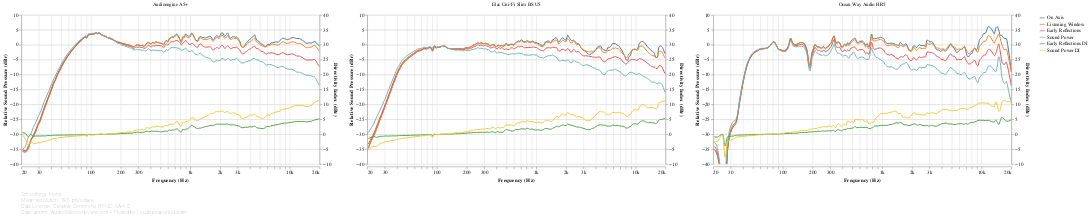

Notebook code for this chart:
### Markdown cell above
## Spinorama

The famous CEA/CTA-2034 charts, popularized by Dr. Floyd Toole. These provide a good summary of the measurements from a perceptual perspective. Speakers are presented side-by-side for easy comparison.

The curves that make up this chart are described in more detail in the following sections.

Remember:
 - **All the charts are interactive.** Use the mousewheel to zoom, and drag & drop to pan. Click on a legend entry to highlight a single response; hold shift to highlight multiple responses. Double-click to reset the view. (PROTIP: to quickly switch back and forth between speakers, select the speaker dropdown, then use the left-right arrow keys on your keyboard.)
 - **Charts will not be generated if the section they're under is folded while the notebook is running.** To manually load a chart after running the notebook, click on the square to the left of the *Show Code* button. Or simply use *Run all* again after unfolding the section.

### Code cell
#@markdown
frequency_response_db_chart(
    speakers_fr_ready.pipe(lsx.pd.remap_columns, {
        ('CEA2034', 'On Axis'): 'On Axis',
        ('CEA2034', 'Listening Window'): 'Listening Window',
        ('CEA2034', 'Early Reflections'): 'Early Reflections',
        ('CEA2034', 'Sound Power'): 'Sound Power',
        ('Directivity Index', 'Early Reflections DI'): 'Early Reflections DI',
        ('Directivity Index', 'Sound Power DI'): 'Sound Power DI',
    }),
    lambda chart: lsx.util.pipe(chart
        .encode(key_color()),
        # To make the Y axes independent, `.resolve_scale()` has to be used *before
        # and after* `.facet()`. (In Vega terms, there needs to be a Resolve property
        # in *every* view composition specification.)
        #  - If the first `.resolve_scale()` is removed from the layer spec, the axes
        #    are not made independent.
        #  - If the second `.resolve_scale()` is removed from the facet spec, Vega
        #    throws a weird `Unrecognized scale name: "child_layer_0_y"` error.
        lambda chart: chart.resolve_scale(y='independent'),
        speaker_facet, speaker_input,
        lambda chart: chart.resolve_scale(y='independent')),
    lambda chart: alt.layer(
        lsx.util.pipe(lsx.alt.interactive_line(chart)
            .transform_filter(alt.FieldOneOfPredicate(field='key', oneOf=[
                'On Axis', 'Listening Window', 'Early Reflections', 'Sound Power']))
            .encode(sound_pressure_yaxis())),
        lsx.util.pipe(lsx.alt.interactive_line(chart)
            .transform_filter(alt.FieldOneOfPredicate(field='key', oneOf=[
                'Early Reflections DI', 'Sound Power DI']))
            .encode(directivity_index_yaxis(scale_domain=(-10, 40)))
            .interactive())),  # Required, otherwise only left axis scales.
    fold={},
    additional_tooltips=[alt.Tooltip('key', type='nominal', title='Response')],
    sidebyside=True)

### Figure 1 — Vega-Lite specification as saved in the notebook (floating-point values rounded to 4 significant figures; data arrays with more than 128 entries replaced by an {"elided": "..."} marker saying what was removed)
{"config": {"view": {"continuousWidth": 400, "continuousHeight": 300, "opacity": 0}}, "vconcat": [{"data": {"name": "data-0da76a6ad21377d1199c4f7ec57b57f5"}, "facet": {"type": "nominal", "field": "speaker", "title": null}, "spec": {"layer": [{"layer": [{"mark": {"type": "line", "clip": true, "interpolate": "monotone"}, "encoding": {"opacity": {"condition": {"value": 1, "selection": "selector005"}, "value": 0.2}}, "selection": {"selector005": {"type": "multi", "encodings": ["color"], "bind": "legend"}, "selector010": {"type": "interval", "bind": "scales", "encodings": ["x", "y"]}, "selector011": {"type": "single", "fields": ["speaker"], "bind": {"input": "select", "options": [null, "Audioengine A5+", "Elac Uni-Fi Slim BS U5", "Ocean Way Audio HR5"], "labels": ["All", "Audioengine A5+", "Elac Uni-Fi Slim BS U5", "Ocean Way Audio HR5"], "name": "Speaker: "}}}}, {"mark": {"type": "circle", "clip": true, "size": 100}, "encoding": {"fillOpacity": {"condition": {"value": 0.3, "selection": "selector006"}, "value": 0}}, "selection": {"selector006": {"type": "single", "on": "mouseover", "clear": "mouseout", "empty": "none", "encodings": ["x", "y"]}}}], "encoding": {"y": {"type": "quantitative", "axis": {"grid": true}, "field": "value", "scale": {"domain": [-40, 10]}, "title": ["Relative Sound Pressure (dBr)"]}}, "transform": [{"filter": {"field": "key", "oneOf": ["On Axis", "Listening Window", "Early Reflections", "Sound Power"]}}]}, {"layer": [{"mark": {"type": "line", "clip": true, "interpolate": "monotone"}, "encoding": {"opacity": {"condition": {"value": 1, "selection": "selector007"}, "value": 0.2}}, "selection": {"selector007": {"type": "multi", "encodings": ["color"], "bind": "legend"}, "selector009": {"type": "interval", "bind": "scales", "encodings": ["x", "y"]}}}, {"mark": {"type": "circle", "clip": true, "size": 100}, "encoding": {"fillOpacity": {"condition": {"value": 0.3, "selection": "selector008"}, "value": 0}}, "selection": {"selector008": {"type": "single", "on": "mouseover", "clear": "mouseout", "empty": "none", "encodings": ["x", "y"]}}}], "encoding": {"y": {"type": "quantitative", "axis": {"grid": true}, "field": "value", "scale": {"domain": [-10, 40]}, "title": ["Directivity Index (dBr)"]}}, "transform": [{"filter": {"field": "key", "oneOf": ["Early Reflections DI", "Sound Power DI"]}}]}], "encoding": {"color": {"type": "nominal", "field": "key", "legend": {"symbolType": "stroke"}, "sort": null, "title": null}, "tooltip": [{"type": "nominal", "field": "key", "title": "Response"}, {"type": "quantitative", "field": "frequency", "format": ".03s", "title": "Frequency (Hz)"}, {"type": "quantitative", "field": "value", "format": ".2f", "title": "Value (dB)"}], "x": {"type": "quantitative", "axis": {"format": "s"}, "field": "frequency", "scale": {"base": 10, "domain": [20, 20000], "nice": false, "type": "log"}, "title": "Frequency (Hz)"}}, "height": 300, "resolve": {"scale": {"y": "independent"}}, "transform": [{"flatten": ["frequency", "On Axis", "Listening Window", "Early Reflections", "Sound Power", "Early Reflections DI", "Sound Power DI"]}, {"fold": ["On Axis", "Listening Window", "Early Reflections", "Sound Power", "Early Reflections DI", "Sound Power DI"]}], "width": 600}, "resolve": {"scale": {"y": "independent"}}, "transform": [{"filter": {"selection": "selector011"}}]}, {"mark": "text", "height": 1, "title": {"text": ["Smoothing: None", "Mean resolution: 19.5 pts/octave", "Data License: Creative Commons BY-NC-SA 4.0", "Data: amirm, AudioScienceReview.com - Plotted by Loudspeaker Explorer"], "anchor": "start", "color": "gray", "fontSize": 10, "fontWeight": "lighter"}, "width": 600}], "resolve": {"legend": {"color": "independent"}}, "$schema": "https://vega.github.io/schema/vega-lite/v4.8.1.json", "datasets": {"data-0da76a6ad21377d1199c4f7ec57b57f5": [{"speaker": "Audioengine A5+", "frequency": {"elided": "194 float values"}, "On Axis": {"elided": "194 float values"}, "Listening Window": {"elided": "194 float values"}, "Early Reflections": {"elided": "194 float values"}, "Sound Power": {"elided": "194 float values"}, "Early Reflections DI": {"elided": "194 float values"}, "Sound Power DI": {"elided": "194 float values"}}, {"speaker": "Elac Uni-Fi Slim BS U5", "frequency": {"elided": "194 float values"}, "On Axis": {"elided": "194 float values"}, "Listening Window": {"elided": "194 float values"}, "Early Reflections": {"elided": "194 float values"}, "Sound Power": {"elided": "194 float values"}, "Early Reflections DI": {"elided": "194 float values"}, "Sound Power DI": {"elided": "194 float values"}}, {"speaker": "Ocean Way Audio HR5", "frequency": {"elided": "194 float values"}, "On Axis": {"elided": "194 float values"}, "Listening Window": {"elided": "194 float values"}, "Early Reflections": {"elided": "194 float values"}, "Sound Power": {"elided": "194 float values"}, "Early Reflections DI": {"elided": "194 float values"}, "Sound Power DI": {"elided": "194 float values"}}]}}
